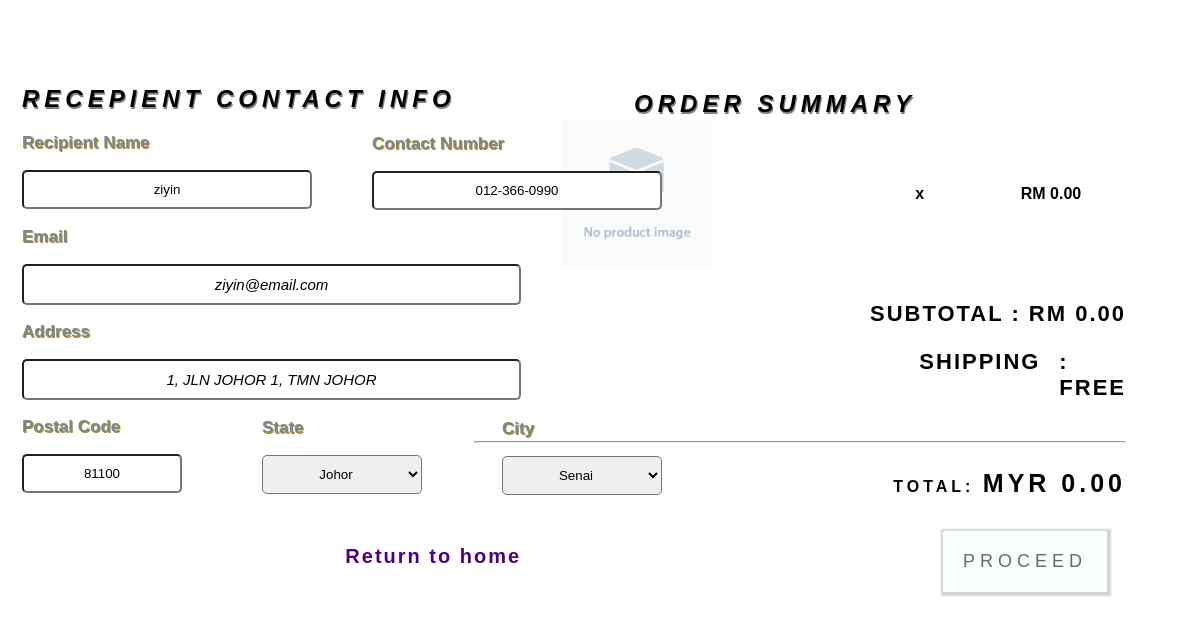
Screenshot of /buynow.php (signed in) with the database file from the repository.
### tables this page shows
CREATE TABLE `user` (
  `user_id` int(2) NOT NULL,
  `user_name` varchar(100) DEFAULT NULL,
  `user_pass` varchar(20) DEFAULT NULL,
  `user_email` text NOT NULL,
  `phone_num` text NOT NULL,
  `city` text NOT NULL,
  `state` text NOT NULL,
  `postal` text NOT NULL,
  `user_address` varchar(500) NOT NULL,
  `shopping_cart_id` int(11) NOT NULL
);

### buynow.php (the view, shortened to what this page needs)
 <?php include("dataconnection.php");
 if(isset($_SESSION['id']))
		{
			$user=$_SESSION['id'];
		}
		?>
<html>
<head>
<link rel="stylesheet" href="https://cdnjs.cloudflare.com/ajax/libs/font-awesome/4.7.0/css/font-awesome.min.css">
<?php
	if(isset($_SESSION['id']))
	{
		$user=$_SESSION['id'];
	}
	else
	{
		$user_status="LOGIN";
	}
?>
</head>
<body>
<div class="user_info">
	<h2 class="info">RECEPIENT CONTACT INFO </h2>
		<form method="post" action="buynow.php?header&procode=<?php echo $prod_id ?>&qty=<?php echo $qty ?>">
		<?php
			$address=mysqli_query($connect,"SELECT * FROM user where user_id='$user'");
			$row_add = mysqli_fetch_assoc($address);
		?>
			<p class="label">Recipient  Name</p>
			<div ><input type="text" name="r_name" class="name_frm" pattern="[a-zA-Z]{1,30}" title = "Character Only." value="<?php echo $row_add['user_name']; ?>" required></div>
			<p class="label" style="margin-left:350px; margin-top:-75px;">Contact Number</p>
			<div style="margin-left:350px;"><input type="text" name="r_phone" class="name_frm" pattern="[0-9]{10,11}" title = "Minimum 10 numbers. Maximum 11 numbers" value="<?php echo $row_add['phone_num']; ?>" required></div>
			<p class="label">Email</p>
			<input type="email" name="email" class="user_email" pattern="[a-z0-9._%+-]+@[a-z0-9.-]+\.[a-z]{2,}$" title="Format : xxx@email.com" autocomplete="off" value="<?php echo $row_add['user_email']; ?>" required>
			<p class="label" class="user_address">Address</p>
			<input type="text" name="address" class="user_email" title="minimum need 10 character" value="<?php echo $row_add["user_address"];?>" required>
			<p class="label">Postal Code</p>
			<div ><input type="text" name="postal" class="address_frm" pattern="[0-9]{5}" title="Five Number Postal Code" value="<?php echo $row_add['postal']; ?>" required></div>
			<p class="label" style="margin-left:240px; margin-top:-75px;">State</p>
			<div style="margin-left:240px;">
				<select name="state" class="address_frm" required>
					<option hidden><?php echo $row_add['state']; ?></option>
				</select>
			</div>
			<p class="label" style="margin-left:480px; margin-top:-75px;">City</p>
			<div style="margin-left:480px;">
					<select name="city" class="address_frm" required>
						<option hidden><?php echo $row_add['city']; ?></option>
					</select>
				</div>
			<input type="submit" value="Return to home" name="return_btn" class="change_btn">
</div>
<div style="text-align:center;">
		<table width="800px" style="text-align:center; margin-top:-475px; margin-right:50px;">
		<?php
			$result = mysqli_query($connect, "select * from product_type where product_type_id='$prod_id'");
			$row = mysqli_fetch_assoc($result);
			$price = $row["product_type_price"];
			$total=($price*$qty);
		?>
		<h2 class="info" style="margin-left:350px; margin-top:-475px;">ORDER SUMMARY</h2>
			<tr>
				<td><img src="Admin/working_site/Product_img/<?php echo $row["img_dir"] ?>" onerror="this.onerror=null; this.src='Default.png'" width="150px;"></td>
				<td>
				</td>
				<td class="p_qty">
					x<?php echo $qty;?>
				</td >
				<td class="p_subtotal">RM <?php echo number_format($price, 2, '.', ''); ?></td>
			</tr>
			<tr>
				<th colspan="9" align="right" class="subtotal">SUBTOTAL : RM <?php echo number_format($total, 2, '.', ''); ?>
				<p align="left" style="margin-left:445px;">SHIPPING <p style="margin-top:-48px; margin-left:585px; text-align:left;">: FREE</p></p>
			</tr>
				<tr>
					<th colspan="10" align="right" class="total"><hr><br>	TOTAL: <span style="font-size:25px;">MYR <?php echo number_format($total, 2, '.', ''); ?></span>
					<br><br>
					<input type="submit" class="btnsub" value="PROCEED" name="checkout">
					</th>
				</tr>
		</table>
</div>
</body>
</html>

### buynow.php (style rules this page uses)
body { font-family: Arial, Helvetica, sans-serif; }
.info { text-shadow:1px 2px grey; letter-spacing:5px; font-style:italic; }
.user_info { width:43%; height:500px; padding-left:14px; padding-top:35px; margin-top:30px; }
.label { font-size:17px; font-weight:bold; color:#778899; text-shadow:1px 1px #B8860B; }
.user_email { padding:10px; text-align:center; border-radius:5px; width:98%; font-style:italic; font-size:15px; }
.address_frm { padding:10px; text-align:center; border-radius:5px; width:160px; }
.name_frm { padding:10px; text-align:center; border-radius:5px; width:290px; }
.change_btn { padding:10px; margin-top:40px; float:right; border:none; background:transparent; color:#4B0082; font-size:20px; font-weight:bold; letter-spacing:2px; margin-left:30px; }
table { margin-top:-500px; border-spacing: 0; border: none; float:right; width:50%; }
th, td { padding: 16px; border:none; }
.p_qty { font-weight:bold; }
.p_subtotal { font-weight:bold; color:black; }
.subtotal { letter-spacing:2px; font-size:22px; }
.total { letter-spacing:4px; }
.btnsub { padding:20px; border:none; box-shadow:1px 1px 2px 3px lightgrey; background-color:#F9FFFF; color:#696969; letter-spacing:1px; font-size:18px; letter-spacing:5px; margin-top:15px; margin-right:19px; }
option { text-align:left; }

### rows the page displays
user: r_name "ziyin", r_phone "012-366-0990", email "ziyin@email.com", address "1, JLN JOHOR 1, TMN JOHOR", postal "81100", state "Johor", city "Senai"

### other values shown
$price "0.00"
$total "0.00"
